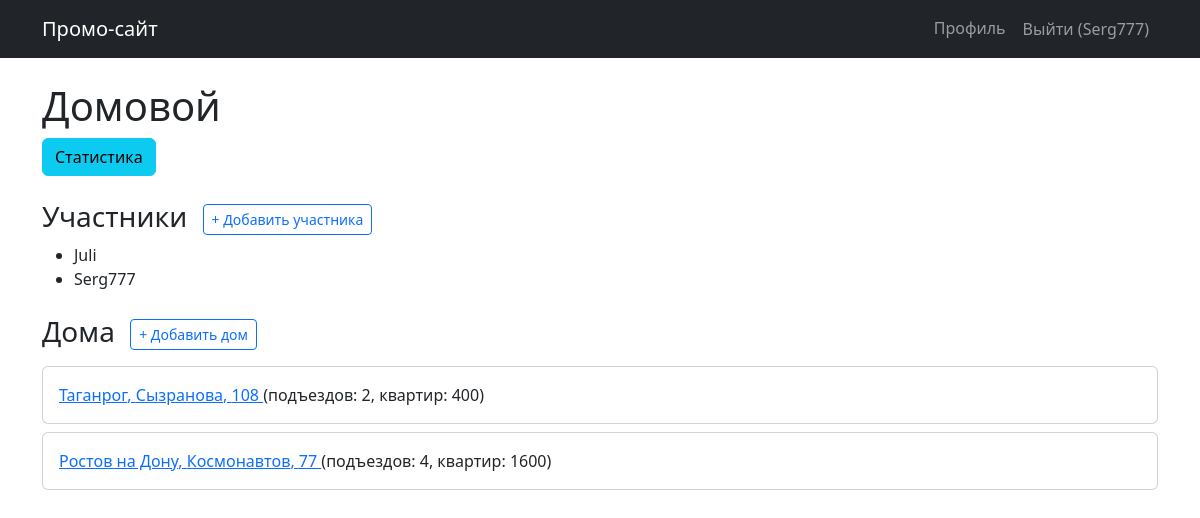
The page /campaign/3/ (signed in) on the database its author committed.
### campaigns/models.py (models this page shows, shortened)
class Campaign(models.Model):
    name = models.CharField(max_length=200, verbose_name='Название')
    owner = models.ForeignKey(
        User, on_delete=models.CASCADE, related_name='campaigns',
        verbose_name='Владелец'
    )
    participants = models.ManyToManyField(
        User, related_name='participated_campaigns', blank=True,
        verbose_name='Участники'
    )
    created_at = models.DateTimeField(auto_now_add=True, verbose_name='Дата создания')
    class Meta:
        verbose_name = 'Кампания'
        verbose_name_plural = 'Кампании'

class House(models.Model):
    campaign = models.ForeignKey(
        Campaign, on_delete=models.CASCADE, related_name='houses',
        verbose_name='Кампания'
    )
    city = models.CharField(max_length=100, verbose_name='Город')
    street = models.CharField(max_length=200, verbose_name='Улица')
    house_number = models.CharField(max_length=20, verbose_name='Номер дома')
    entrances = models.PositiveIntegerField(verbose_name='Количество подъездов')
    apartments_per_entrance = models.PositiveIntegerField(verbose_name='Квартир в подъезде')
    @property
    def total_apartments(self):
        return self.entrances * self.apartments_per_entrance
    class Meta:
        verbose_name = 'Дом'
        verbose_name_plural = 'Дома'

### campaigns/views.py (the view, shortened to what this page needs)
# urls.py: path('campaign/<int:campaign_id>/', views.campaign_detail, name='campaign_detail'),
@login_required
def campaign_detail(request, campaign_id):
    campaign = get_object_or_404(Campaign, id=campaign_id)
    houses = campaign.houses.all()
    house_form = HouseForm()
    participant_form = AddParticipantForm()
    return render(request, 'campaigns/campaign_detail.html', {
        'campaign': campaign,
        'houses': houses,
        'house_form': house_form,
        'participant_form': participant_form,
    })

### campaigns/templates/campaigns/campaign_detail.html (shortened to what this page needs)
{% extends 'campaigns/base.html' %}
{% block content %}
<h1>{{ campaign.name }}</h1>
<a href="{% url 'campaign_statistics' campaign.id %}" class="btn btn-info">Статистика</a>
<h3 class="mt-4">
    Участники
    <button class="btn btn-sm btn-outline-primary ms-2" type="button" data-bs-toggle="collapse" data-bs-target="#participantForm" aria-expanded="false" aria-controls="participantForm">
        + Добавить участника
    </button>
</h3>
<ul>
    {% for participant in campaign.participants.all %}
        <li>{{ participant.username }}</li>
    {% empty %}
        <li>Нет других участников</li>
    {% endfor %}
</ul>
<h3 class="mt-4">
    Дома
    <button class="btn btn-sm btn-outline-primary ms-2" type="button" data-bs-toggle="collapse" data-bs-target="#houseForm" aria-expanded="false" aria-controls="houseForm">
        + Добавить дом
    </button>
</h3>
<div class="mt-3">
    {% for h in houses %}
        <div class="card mb-2">
            <div class="card-body">
                <a href="{% url 'house_detail' campaign.id h.id %}">
                    {{ h.city }}, {{ h.street }}, {{ h.house_number }}
                </a>
                (подъездов: {{ h.entrances }}, квартир: {{ h.total_apartments }})
            </div>
        </div>
    {% empty %}
        <p>Домов ещё нет.</p>
    {% endfor %}
</div>
{% endblock %}

### campaigns/templates/campaigns/base.html (shortened to what this page needs)
<!DOCTYPE html>
<html lang="ru">
<head>
    <link href="https://cdn.jsdelivr.net/npm/bootstrap@5.2.3/dist/css/bootstrap.min.css" rel="stylesheet">
</head>
<body>
    <nav class="navbar navbar-expand-lg navbar-dark bg-dark">
        <div class="container">
            <a class="navbar-brand" href="/">Промо-сайт</a>
            <div class="collapse navbar-collapse">
                <ul class="navbar-nav ms-auto">
                    {% if user.is_authenticated %}
                        <li class="nav-item"><a class="nav-link" href="{% url 'profile' %}">Профиль</a></li>
                        <li class="nav-item">
                            <form method="post" action="{% url 'logout' %}" style="display:inline;">
                                <button class="btn btn-link nav-link">Выйти ({{ user.username }})</button>
                            </form>
                        </li>
                    {% else %}
                        <li class="nav-item"><a class="nav-link" href="{% url 'login' %}">Войти</a></li>
                        <li class="nav-item"><a class="nav-link" href="{% url 'register' %}">Регистрация</a></li>
                    {% endif %}
                </ul>
            </div>
        </div>
    </nav>
    <div class="container mt-4">
        {% block content %}{% endblock %}
    </div>
</body>
</html>

### rows shown on the page
Campaign: name "Домовой"
House: city "Таганрог", street "Сызранова", house_number "108", entrances "2", total_apartments "400"
House: city "Ростов на Дону", street "Космонавтов", house_number "77", entrances "4", total_apartments "1600"

### other values the page prints
{{ user.username }} "Serg777"
{{ participant.username }} "Juli"
{{ participant.username }} "Serg777"
